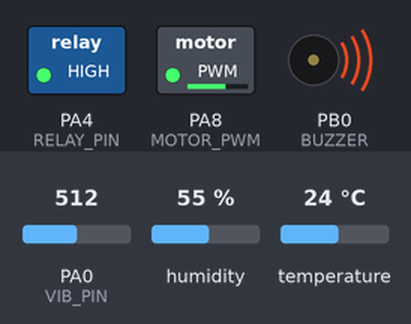
Bench run of a sketch on a simulated STM32 Blue Pill. Parts: switched loads named in the sketch (green lamp = pin HIGH), buzzer (waves = sounding, pin HIGH). The inputs (shaded band) are chosen by the test bench; at power-on: PA0 (VIB_PIN) = 512, temperature 24 °C, humidity 55 %. What the sketch prints to the serial monitor is not drawn.

Above: at 1.2 s.
1.3 s: PA0 (VIB_PIN) set to 592
4.8 s: PA0 (VIB_PIN) set to 616
At 5.34 s:
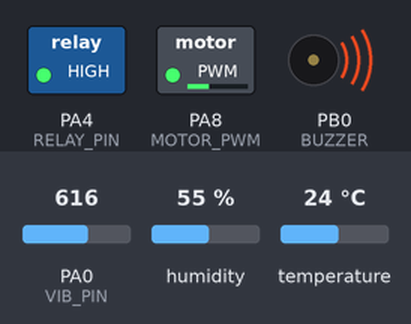
8.3 s: temperature set to 26 °C
At 9.0 s:
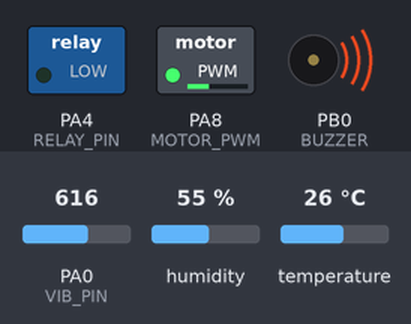
11.8 s: PA0 (VIB_PIN) set to 885
15.3 s: PA0 (VIB_PIN) set to 914
At 16.6 s:
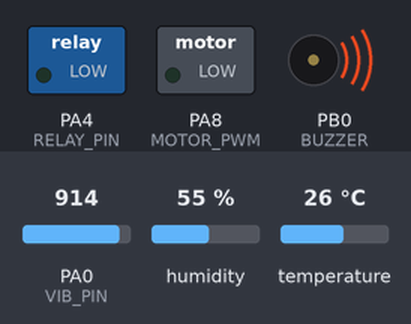
17.0 s: temperature set to 41 °C
At 19.7 s:
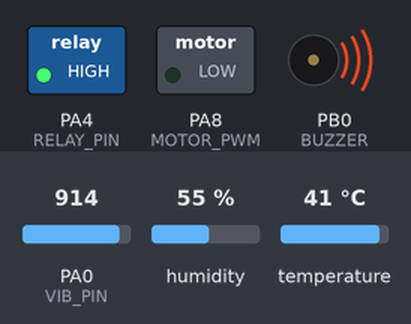
Timing chart, 0 to 21.2 s (numbered marks = the images above; inputs shaded):
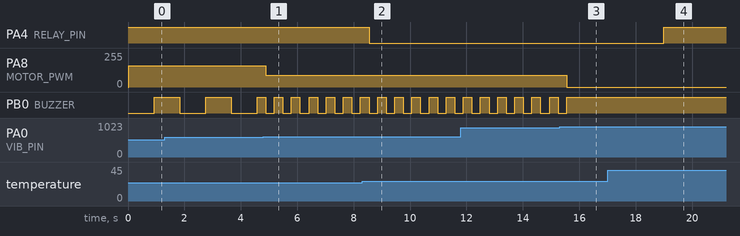

Measured:
- the behaviour switches between 599 and 600 on PA0 (VIB_PIN) (found by bisection; images 0 and 1)
- the behaviour switches between 24 and 25 °C on temperature (found by bisection; images 1 and 2)
- the behaviour switches between 899 and 900 on PA0 (VIB_PIN) (found by bisection; images 2 and 3)
- after the input at 4.8 s, PA8 (MOTOR_PWM): 160/255 → 90/255 after 0.09 s; PB0 (BUZZER): alternates HIGH for 0.30 s and LOW for 0.30 s, starting after 0.09 s
- after the input at 8.3 s, PA4 (RELAY_PIN): HIGH → LOW after 0.25 s
- after the input at 15.3 s, PA8 (MOTOR_PWM): 90/255 → 0/255 after 0.25 s; PB0 (BUZZER): goes on until 15.5 s, then stays HIGH
- after the input at 17.0 s, PA4 (RELAY_PIN): LOW → HIGH after 2.0 s
- by itself, PB0 (BUZZER): alternates HIGH for 0.90 s and LOW for 0.93 s

The sketch:

Machine_Health_Monitoring.ino
```cpp
#include <DHT.h>

// ---------------- DHT SENSOR ----------------
#define DHTPIN PA1
#define DHTTYPE DHT11
DHT dht(DHTPIN, DHTTYPE);

// ---------------- OUTPUT PINS ----------------
#define RELAY_PIN   PA4
#define MOTOR_PWM   PA8
#define VIB_PIN     PA0
#define BUZZER      PB0

// ---------------- TEMPERATURE THRESHOLDS ----------------
float tempLow = 25;
float tempHigh = 30;
float tempCritical = 35;

// ---------------- VIBRATION THRESHOLDS ----------------
int vibLow = 300;
int vibMedium = 600;
int vibHigh = 900;

// ---------------- STATE VARIABLES ----------------
float prevTemp = 0;

int motorPWM = 0;

// buzzer control
unsigned long prevMillis = 0;
bool buzzerState = LOW;
int beepInterval = 0;

// ---------------- NEW DIAGNOSTIC VARIABLES ----------------
String systemStatus = "NORMAL";
String tempTrend = "STABLE";
String motorLoad = "LOW";
int safetyScore = 100;

// ---------------- SETUP ----------------
void setup() {
  Serial.begin(9600);
  dht.begin();

  pinMode(RELAY_PIN, OUTPUT);
  pinMode(MOTOR_PWM, OUTPUT);
  pinMode(BUZZER, OUTPUT);
  pinMode(VIB_PIN, INPUT);

  digitalWrite(RELAY_PIN, HIGH);
  digitalWrite(BUZZER, LOW);
  analogWrite(MOTOR_PWM, 0);
}

// ---------------- MAIN LOOP ----------------
void loop() {

  float temp = dht.readTemperature();
  int vibValue = analogRead(VIB_PIN);

  if (isnan(temp)) {
    Serial.println("DHT Error!");
    return;
  }

  // =====================================================
  // 1. TEMPERATURE CONTROL
  // =====================================================
  bool fanState = false;
  String tempStatus = "NORMAL";

  if (temp < tempLow) {
    fanState = false;
  }
  else if (temp < tempHigh) {
    fanState = true;
    tempStatus = "MODERATE TEMP";
  }
  else if (temp < tempCritical) {
    fanState = true;
    tempStatus = "HIGH TEMP";
  }
  else {
    tempStatus = "CRITICAL TEMP";
  }

  digitalWrite(RELAY_PIN, fanState ? LOW : HIGH);

  // Predictive alert
  if ((temp - prevTemp) > 2) {
    Serial.print(" | ALERT: TEMP RISING FAST!");
  }

  // =====================================================
  // 2. VIBRATION CONTROL
  // =====================================================
  if (vibValue < vibLow) {
    motorPWM = 220;
    beepInterval = 0;
    digitalWrite(BUZZER, LOW);
  }
  else if (vibValue < vibMedium) {
    motorPWM = 160;
    beepInterval = 700;
  }
  else if (vibValue < vibHigh) {
    motorPWM = 90;
    beepInterval = 200;
  }
  else {
    motorPWM = 0;
    analogWrite(MOTOR_PWM, 0);
    digitalWrite(BUZZER, HIGH);

    Serial.print("VIB=");
    Serial.print(vibValue);
    Serial.println(" | CRITICAL VIBRATION 🚨");

    return;
  }

  analogWrite(MOTOR_PWM, motorPWM);

  // =====================================================
  // 3. EMERGENCY SHUTDOWN
  // =====================================================
  if (temp >= tempCritical && vibValue >= vibHigh) {
    digitalWrite(RELAY_PIN, HIGH);
    analogWrite(MOTOR_PWM, 0);
    digitalWrite(BUZZER, HIGH);

    Serial.println("EMERGENCY SHUTDOWN 🚨");
    return;
  }

  // =====================================================
  // 4. BUZZER HANDLING
  // =====================================================
  handleBuzzer();

  // =====================================================
  // 5. NEW: SYSTEM DIAGNOSTICS
  // =====================================================

  // System status
  if (temp >= tempCritical || vibValue >= vibHigh) {
    systemStatus = "CRITICAL";
    safetyScore = 20;
  }
  else if (temp >= tempHigh || vibValue >= vibMedium) {
    systemStatus = "WARNING";
    safetyScore = 60;
  }
  else {
    systemStatus = "NORMAL";
    safetyScore = 100;
  }

  // Temperature trend
  if (temp - prevTemp > 0.5) {
    tempTrend = "RISING";
  }
  else if (temp - prevTemp < -0.5) {
    tempTrend = "FALLING";
  }
  else {
    tempTrend = "STABLE";
  }

  // Motor load
  if (motorPWM > 180) motorLoad = "HIGH";
  else if (motorPWM > 100) motorLoad = "MEDIUM";
  else motorLoad = "LOW";

  // store temp
  prevTemp = temp;

  // =====================================================
  // 6. SERIAL OUTPUT (IMPROVED)
  // =====================================================
  Serial.print("Temp: ");
  Serial.print(temp);

  Serial.print(" | Vib: ");
  Serial.print(vibValue);

  Serial.print(" | Fan: ");
  Serial.print(fanState ? "ON" : "OFF");

  Serial.print(" | TempStatus: ");
  Serial.print(tempStatus);

  Serial.print(" | PWM: ");
  Serial.print(motorPWM);

  Serial.print(" | MotorLoad: ");
  Serial.print(motorLoad);

  Serial.print(" | BuzzerInterval: ");
  Serial.print(beepInterval);

  Serial.print(" | TempTrend: ");
  Serial.print(tempTrend);

  Serial.print(" | System: ");
  Serial.print(systemStatus);

  Serial.print(" | Safety: ");
  Serial.print(safetyScore);

  Serial.print(" | BuzzerState: ");
  Serial.println(buzzerState);

  delay(300);
}

// =====================================================
// BUZZER FUNCTION
// =====================================================
void handleBuzzer() {

  if (beepInterval == 0) return;

  unsigned long currentMillis = millis();

  if (currentMillis - prevMillis >= beepInterval) {
    prevMillis = currentMillis;
    buzzerState = !buzzerState;
    digitalWrite(BUZZER, buzzerState);
  }
}
```
